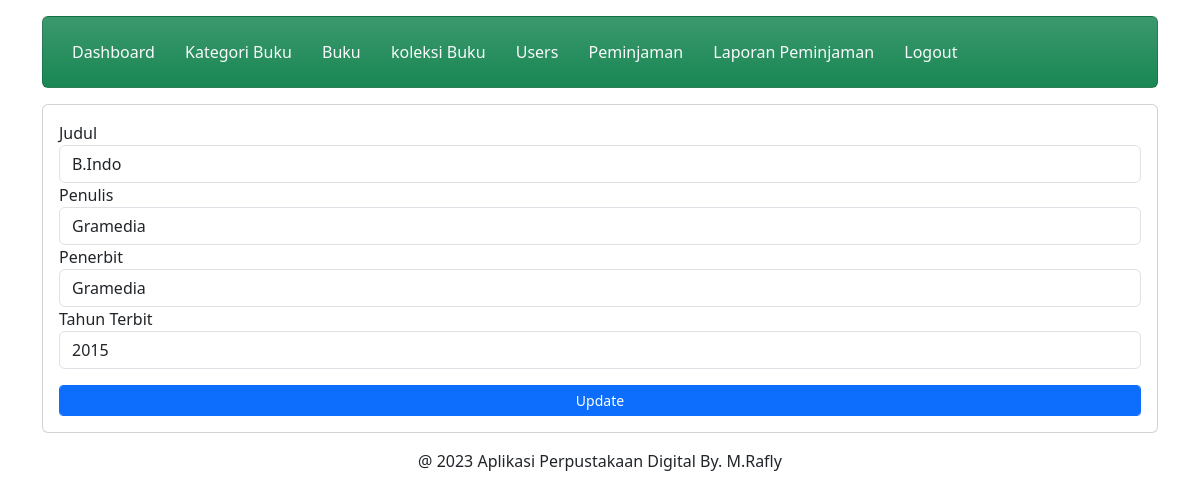
The page /admin/edit_buku.php?BukuID=4 (signed in) on the database its author committed.
### tables this page shows
CREATE TABLE `buku` (
  `BukuID` int(11) NOT NULL,
  `Judul` varchar(255) NOT NULL,
  `Penulis` varchar(255) NOT NULL,
  `Penerbit` varchar(255) NOT NULL,
  `TahunTerbit` int(11) NOT NULL
);

### admin/edit_buku.php (the view, shortened to what this page needs)
<?php
include 'header.php';
include 'navbar.php';
?>
<?php
		include '../koneksi.php';
        $BukuID = $_GET['BukuID'];
		$data = mysqli_query($koneksi,"SELECT * FROM buku WHERE BukuID='$BukuID'");
		while($d = mysqli_fetch_array($data)){
			?>
         <div class="content mt-3">
                <div class="card">
                    <div class="card-body">
                        <form method="post" action="proses_update_buku.php">
                            <div class="form-group">
                                 <label>Judul</label>
                                 <input type="text" class="form-control" name="Judul" value="<?php echo $d['Judul']; ?>">
                            </div>
                            <div class="form-group">
                                 <label>Penulis</label>
                                 <input type="text" class="form-control" name="Penulis" value="<?php echo $d['Penulis']; ?>">
                            </div>
                            <div class="form-group">
                                 <label>Penerbit</label>
                                 <input type="text" class="form-control" name="Penerbit" value="<?php echo $d['Penerbit']; ?>">
                            </div>
                            <div class="form-group">
                                 <label>Tahun Terbit</label>
                                 <input type="number" class="form-control" name="TahunTerbit" value="<?php echo $d['TahunTerbit']; ?>">
                            </div>
                            <div class="form-group">
                                <button type="submit" class="form-control btn btn-primary btn-sm mt-3">Update</button>
                            </div>
                        </form>
                    </div>
                </div>
            </div>
            <?php } ?>
            <?php
            include 'footer.php';
            ?>

### rows shown on the page
buku: Judul "B.Indo", Penulis "Gramedia", Penerbit "Gramedia", TahunTerbit "2015"
